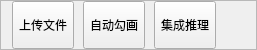
     <widget class="QFrame" name="frame">
      <property name="maximumSize">
       <size>
        <width>16777215</width>
        <height>50</height>
       </size>
      </property>
      <property name="frameShape">
       <enum>QFrame::StyledPanel</enum>
      </property>
      <property name="frameShadow">
       <enum>QFrame::Raised</enum>
      </property>
      <layout class="QHBoxLayout" name="horizontalLayout_13">
       <property name="spacing">
        <number>9</number>
       </property>
       <property name="topMargin">
        <number>0</number>
       </property>
       <property name="rightMargin">
        <number>0</number>
       </property>
       <property name="bottomMargin">
        <number>0</number>
       </property>
       <item>
        <widget class="QToolButton" name="uploadButton">
         <property name="sizePolicy">
          <sizepolicy hsizetype="Preferred" vsizetype="Preferred">
           <horstretch>0</horstretch>
           <verstretch>0</verstretch>
          </sizepolicy>
         </property>
         <property name="minimumSize">
          <size>
           <width>0</width>
           <height>0</height>
          </size>
         </property>
         <property name="text">
          <string>上传文件</string>
         </property>
         <property name="popupMode">
          <enum>QToolButton::DelayedPopup</enum>
         </property>
         <property name="toolButtonStyle">
          <enum>Qt::ToolButtonTextBesideIcon</enum>
         </property>
         <property name="autoRaise">
          <bool>false</bool>
         </property>
         <property name="arrowType">
          <enum>Qt::NoArrow</enum>
         </property>
        </widget>
       </item>
       <item>
        <widget class="QToolButton" name="outlineButton">
         <property name="sizePolicy">
          <sizepolicy hsizetype="Preferred" vsizetype="Preferred">
           <horstretch>0</horstretch>
           <verstretch>0</verstretch>
          </sizepolicy>
         </property>
         <property name="text">
          <string>自动勾画</string>
         </property>
        </widget>
       </item>
       <item>
        <widget class="QToolButton" name="integrateButton">
         <property name="sizePolicy">
          <sizepolicy hsizetype="Preferred" vsizetype="Preferred">
           <horstretch>0</horstretch>
           <verstretch>0</verstretch>
          </sizepolicy>
         </property>
         <property name="text">
          <string>集成推理</string>
         </property>
        </widget>
       </item>
       <item>
        <spacer name="horizontalSpacer">
         <property name="orientation">
          <enum>Qt::Horizontal</enum>
         </property>
         <property name="sizeHint" stdset="0">
          <size>
           <width>40</width>
           <height>20</height>
          </size>
         </property>
        </spacer>
       </item>
      </layout>
     </widget>
